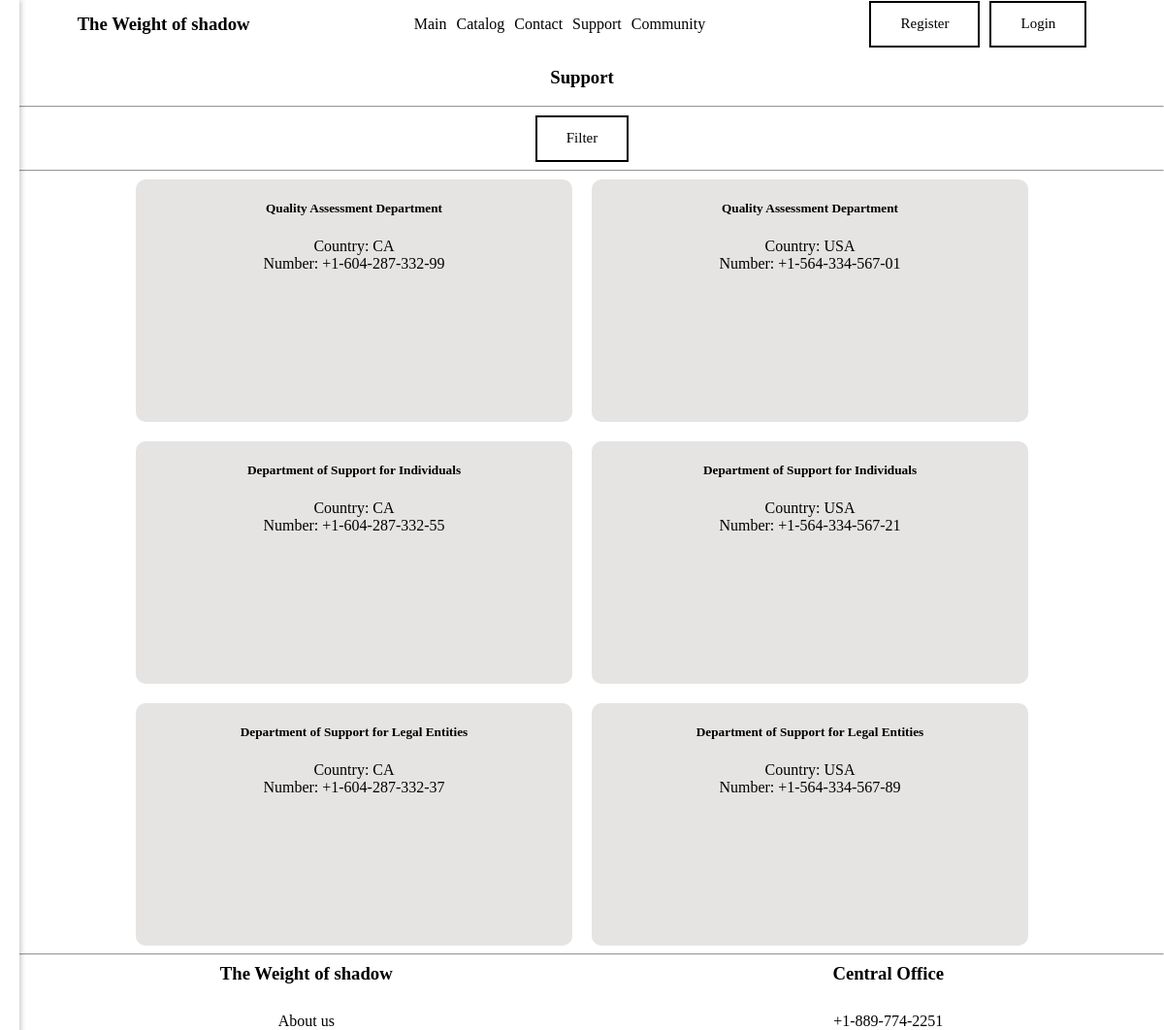
The app's page /contact/support/ with its own data.
### contact/models.py (models this page shows, shortened)
class Support(models.Model):
    country = [
        ('USA','USA'),
        ('CA', 'CA')
    ]
    name = models.CharField(max_length=200)
    type = models.CharField(max_length=3, choices=country, default='CA')
    phone_number = models.CharField(max_length=20)

### contact/views.py (the view)
# urls.py: path('support/', views.FunctionSupport, name='support_list'),  # Добавил слеш в конце
def FunctionSupport(request):
    list_support = Support.objects.all()
    selected_country = request.GET.get('country')
    if selected_country and selected_country in ['USA', 'CA']:
        list_support = list_support.filter(type=selected_country)
    context = {
        'list_support': list_support,
        'selected_country': selected_country,
    }
    return render(request, 'contact/support.html', context)

### contact/templates/contact/support.html (shortened to what this page needs)
{% extends 'myapp/layout.html' %}
{% load static %}
{% block style_css %}
<link rel="stylesheet" href="{% static 'contact/css/contact.css' %}" />
{% endblock %}
{% block content %}
<h3>Support</h3>
<hr>
<span style="display: flex; justify-content: center;">
    <button class="bt" onclick="openFilter()">Filter</button>
</span>
<hr>
<div class="filter-panel" id="filterPanel">
</div>
<div class="main_keys">
    {% for el in list_support %}
    <div class="keys">
        <h5>{{el.name}}</h5>
        <p>Country: {{el.type}}</p>
        <p>Number: {{el.phone_number}}</p>
    </div>
    {% empty %}
    <div style="text-align: center; padding: 20px;">
        <p>No support numbers found for the selected country.</p>
    </div>
    {% endfor %}
</div>
{% endblock %}

### static/myapp/css/layout.css (style rules this page uses)
body { margin: 0; padding: 0; }
p { font-family: algerian; color: black; margin: 0; padding: 0; }
h3 { font-family: algerian; color: black; }

### contact/static/contact/css/contact.css (style rules this page uses)
h3 { text-align: center; }
h5 { font-family: algerian; color: black; }
.main_keys { min-height: 60vh; display: flex; flex-wrap: wrap; justify-content: center; align-items: center; gap: 20px; }
.keys { display: flex; width: 450px; height: 250px; flex-direction: column; background-color: rgb(230, 227, 227); border-radius: 10px; text-align: center; }

### contact/templates/contact/support.html (style rules this page uses)
.bt { font-family: algerian; font-size: 15px; color: black; margin: 0; padding: 12px 30px; background: white; border: 2px solid black; cursor: pointer; text-decoration: none; display: inline-block; transition: all 0.3s ease; line-height: 1.3; }
.filter-panel { position: fixed; top: 0; left: -300px; width: 280px; height: 100%; background: white; box-shadow: 2px 0 5px rgba(0,0,0,0.2); transition: 0.3s; z-index: 1000; padding: 20px; overflow-y: auto; }

### records on screen
Support: name "Quality Assessment Department", type "CA", phone_number "+1-604-287-332-99"
Support: name "Quality Assessment Department", type "USA", phone_number "+1-564-334-567-01"
Support: name "Department of Support for Individuals", type "CA", phone_number "+1-604-287-332-55"
Support: name "Department of Support for Individuals", type "USA", phone_number "+1-564-334-567-21"
Support: name "Department of Support for Legal Entities", type "CA", phone_number "+1-604-287-332-37"
Support: name "Department of Support for Legal Entities", type "USA", phone_number "+1-564-334-567-89"
